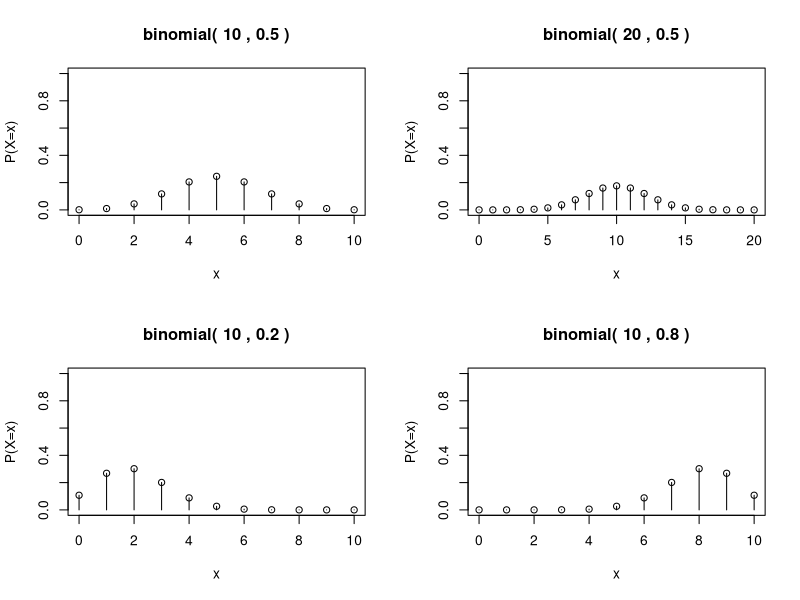

R code for this plot:
# binomial(n,p) pmf

binomial.plot <- function(n, p) {
  op <- par(new = F)
  plot(c(0,n), c(0,1), type = 'n', xlab = 'x', ylab = 'P(X=x)')
  for (i in 0:n) {
    lines(c(i,i), c(0,dbinom(i,n, p)))
    points(i, dbinom(i,n, p))
  }
  title(paste('binomial(', n, ',', p, ')'))
  par(op)
}

par(mfrow = c(2,2))
binomial.plot(10,.5)
binomial.plot(20,.5)
binomial.plot(10,.2)
binomial.plot(10,.8)
